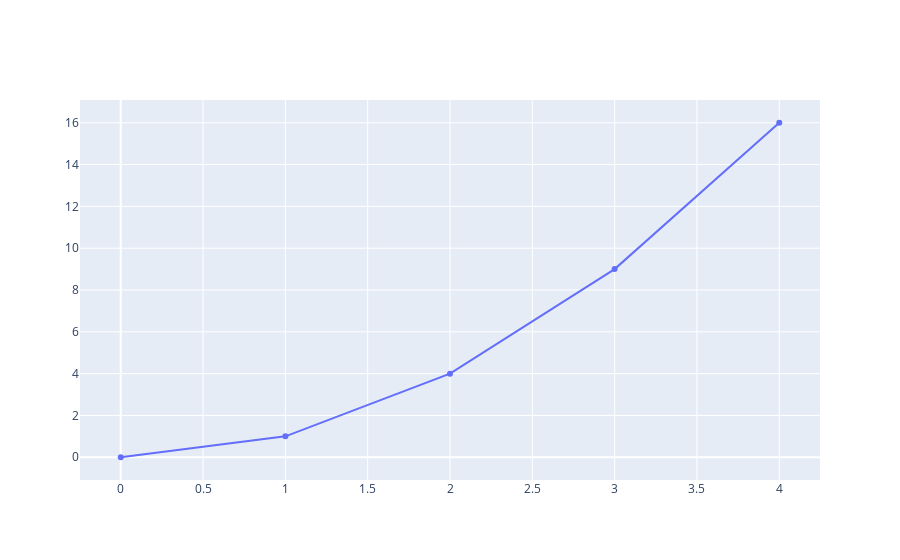

Notebook source saved alongside this figure:
### Code cell
# import graph_objects
import plotly.graph_objects as go

# simple line chart
fig = go.Figure(go.Scatter(x=[0, 1, 2, 3, 4], y=[0, 1, 4, 9, 16]))

fig.show()

### Figure 1 — Plotly figure (JSON) as saved in the notebook; plotly's stock layout.template omitted (floating-point values rounded to 4 significant figures)
{"data": [{"type": "scatter", "x": [0, 1, 2, 3, 4], "y": [0, 1, 4, 9, 16]}], "layout": {}}
